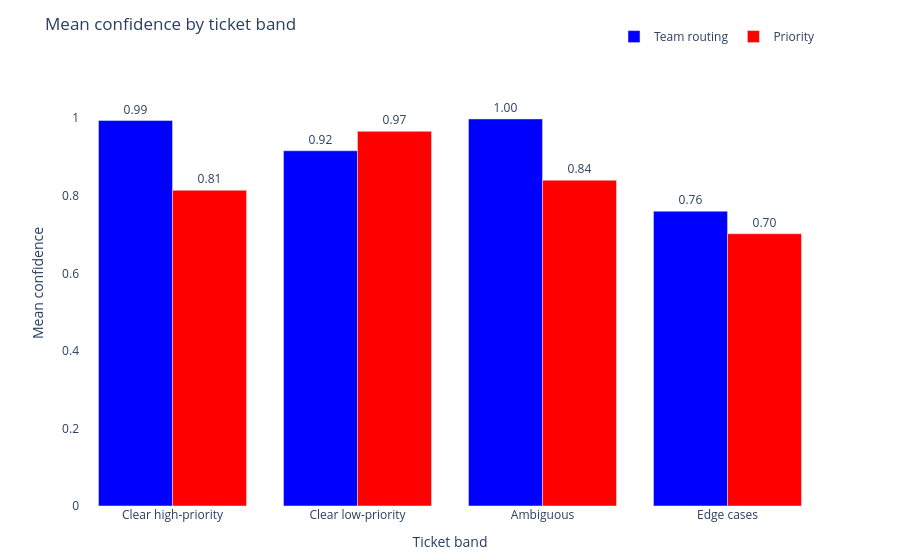

The notebook cell saved with this chart:
### Markdown cell above
## 7. Confidence by ticket band

We expect clear-cut tickets to produce higher confidence than ambiguous or edge-case ones. This chart shows whether that holds.

### Code cell
band_order  = ["clear_high", "clear_low", "ambiguous", "edge"]
band_labels = {
    "clear_high": "Clear high-priority",
    "clear_low":  "Clear low-priority",
    "ambiguous":  "Ambiguous",
    "edge":       "Edge cases",
}

band_summary = (
    results_df
    .groupby("band")
    .agg(
        mean_team_conf    =("team_confidence",     "mean"),
        mean_priority_conf=("priority_confidence", "mean"),
        count             =("id",                  "count"),
    )
    .reset_index()
)
band_summary["band"] = pd.Categorical(
    band_summary["band"], categories=band_order, ordered=True
)
band_summary = band_summary.sort_values("band")
band_summary["band_label"] = band_summary["band"].map(band_labels)

fig1 = go.Figure()
fig1.add_trace(go.Bar(
    name="Team routing",
    x=band_summary["band_label"],
    y=band_summary["mean_team_conf"],
    marker_color="blue",
    text=[f"{v:.2f}" for v in band_summary["mean_team_conf"]],
    textposition="outside",
))
fig1.add_trace(go.Bar(
    name="Priority",
    x=band_summary["band_label"],
    y=band_summary["mean_priority_conf"],
    marker_color="red",
    text=[f"{v:.2f}" for v in band_summary["mean_priority_conf"]],
    textposition="outside",
))
fig1.update_layout(
    title="Mean confidence by ticket band",
    xaxis_title="Ticket band",
    yaxis_title="Mean confidence",
    yaxis=dict(range=[0, 1.15]),
    barmode="group",
    plot_bgcolor="white",
    paper_bgcolor="white",
    font=dict(size=12),
    margin=dict(t=60, b=40),
    legend=dict(orientation="h", yanchor="bottom", y=1.02, xanchor="right", x=1),
)
fig1.show()

### Figure 1 — Plotly figure (JSON) as saved in the notebook; plotly's stock layout.template omitted (floating-point values rounded to 4 significant figures)
{"data": [{"marker": {"color": "blue"}, "name": "Team routing", "text": ["0.99", "0.92", "1.00", "0.76"], "textposition": "outside", "type": "bar", "x": ["Clear high-priority", "Clear low-priority", "Ambiguous", "Edge cases"], "y": [0.994, 0.916, 0.998, 0.76]}, {"marker": {"color": "red"}, "name": "Priority", "text": ["0.81", "0.97", "0.84", "0.70"], "textposition": "outside", "type": "bar", "x": ["Clear high-priority", "Clear low-priority", "Ambiguous", "Edge cases"], "y": [0.814, 0.966, 0.84, 0.702]}], "layout": {"barmode": "group", "font": {"size": 12}, "legend": {"orientation": "h", "x": 1, "xanchor": "right", "y": 1.02, "yanchor": "bottom"}, "margin": {"b": 40, "t": 60}, "paper_bgcolor": "white", "plot_bgcolor": "white", "title": {"text": "Mean confidence by ticket band"}, "xaxis": {"title": {"text": "Ticket band"}}, "yaxis": {"range": [0, 1.15], "title": {"text": "Mean confidence"}}}}
